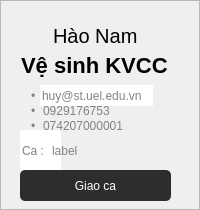
           <widget class="QFrame" name="frmEmployeeRow4">
            <property name="sizePolicy">
             <sizepolicy hsizetype="Preferred" vsizetype="Preferred">
              <horstretch>0</horstretch>
              <verstretch>0</verstretch>
             </sizepolicy>
            </property>
            <property name="minimumSize">
             <size>
              <width>0</width>
              <height>50</height>
             </size>
            </property>
            <property name="styleSheet">
             <string notr="true">#frmEmployeeRow4 {
	background-color: white;
	border-radius:4px;
	border:1px solid #E0E0E0;
}</string>
            </property>
            <property name="frameShape">
             <enum>QFrame::StyledPanel</enum>
            </property>
            <property name="frameShadow">
             <enum>QFrame::Raised</enum>
            </property>
            <widget class="QLineEdit" name="leEmployeeRow4Name">
             <property name="geometry">
              <rect>
               <x>0</x>
               <y>20</y>
               <width>191</width>
               <height>31</height>
              </rect>
             </property>
             <property name="styleSheet">
              <string notr="true">QLineEdit {
	font-family: &quot;Montserrat&quot;;
	font-size:20px;
	font-weight:none;
	background-color:transparent;
	border:1px;
}</string>
             </property>
             <property name="text">
              <string>Hào Nam</string>
             </property>
             <property name="alignment">
              <set>Qt::AlignCenter</set>
             </property>
            </widget>
            <widget class="QLineEdit" name="leEmployeeRow4Position">
             <property name="geometry">
              <rect>
               <x>20</x>
               <y>50</y>
               <width>151</width>
               <height>31</height>
              </rect>
             </property>
             <property name="styleSheet">
              <string notr="true">QLineEdit {
	font-family: &quot;Montserrat&quot;;
	font-size:22px;
	font-weight:530;
	background-color:transparent;
	border:1px;
}</string>
             </property>
             <property name="text">
              <string>Vệ sinh KVCC</string>
             </property>
            </widget>
            <widget class="QLabel" name="lblEmployeeRow4Dot">
             <property name="geometry">
              <rect>
               <x>31</x>
               <y>85</y>
               <width>21</width>
               <height>21</height>
              </rect>
             </property>
             <property name="styleSheet">
              <string notr="true">QLabel {
	color: #828282;
}</string>
             </property>
             <property name="text">
              <string>•</string>
             </property>
            </widget>
            <widget class="QLineEdit" name="leEmployeeRow4Email">
             <property name="geometry">
              <rect>
               <x>40</x>
               <y>85</y>
               <width>113</width>
               <height>21</height>
              </rect>
             </property>
             <property name="styleSheet">
              <string notr="true">QLineEdit {
	border:none;
	color: #828282;
}</string>
             </property>
             <property name="text">
              <string>huy@st.uel.edu.vn</string>
             </property>
            </widget>
            <widget class="QLabel" name="lblEmployeeRow4Dot2">
             <property name="geometry">
              <rect>
               <x>31</x>
               <y>100</y>
               <width>20</width>
               <height>21</height>
              </rect>
             </property>
             <property name="styleSheet">
              <string notr="true">QLabel {
	color: #828282;
}</string>
             </property>
             <property name="text">
              <string>•</string>
             </property>
            </widget>
            <widget class="QLineEdit" name="leEmployeeRow4Phone">
             <property name="geometry">
              <rect>
               <x>41</x>
               <y>100</y>
               <width>111</width>
               <height>21</height>
              </rect>
             </property>
             <property name="styleSheet">
              <string notr="true">QLineEdit {
	border:none;
	color: #828282;
	background-color:transparent;
}</string>
             </property>
             <property name="text">
              <string>0929176753</string>
             </property>
            </widget>
            <widget class="QLineEdit" name="leEmployeeRow4Ca">
             <property name="geometry">
              <rect>
               <x>20</x>
               <y>130</y>
               <width>41</width>
               <height>41</height>
              </rect>
             </property>
             <property name="font">
              <font>
               <pointsize>9</pointsize>
              </font>
             </property>
             <property name="styleSheet">
              <string notr="true">QLineEdit {
	border:none;
	color: #828282;
}</string>
             </property>
             <property name="text">
              <string>Ca :</string>
             </property>
            </widget>
            <widget class="QPushButton" name="btnEmployeeRow4Assign">
             <property name="geometry">
              <rect>
               <x>20</x>
               <y>170</y>
               <width>151</width>
               <height>31</height>
              </rect>
             </property>
             <property name="cursor">
              <cursorShape>PointingHandCursor</cursorShape>
             </property>
             <property name="styleSheet">
              <string notr="true">QPushButton {
	font: 11pt &quot;Monteserrat&quot;;
	color: white				;
	border-radius: 5px;
	background-color: #2D2D2D; 
}</string>
             </property>
             <property name="text">
              <string>Giao ca</string>
             </property>
            </widget>
            <widget class="QPushButton" name="btnEmployeeRow4Delete">
             <property name="geometry">
              <rect>
               <x>150</x>
               <y>10</y>
               <width>41</width>
               <height>31</height>
              </rect>
             </property>
             <property name="cursor">
              <cursorShape>PointingHandCursor</cursorShape>
             </property>
             <property name="styleSheet">
              <string notr="true">QPushButton {
	background-color: transparent;
	border: none;
}
</string>
             </property>
             <property name="text">
              <string/>
             </property>
             <property name="icon">
              <iconset>
               <normaloff>C:/Administrator/Downloads/project/images/xoa.jpg</normaloff>C:/Administrator/Downloads/project/images/xoa.jpg</iconset>
             </property>
             <property name="iconSize">
              <size>
               <width>30</width>
               <height>30</height>
              </size>
             </property>
            </widget>
            <widget class="QLineEdit" name="leEmployeeRow4Shift">
             <property name="geometry">
              <rect>
               <x>50</x>
               <y>130</y>
               <width>51</width>
               <height>41</height>
              </rect>
             </property>
             <property name="font">
              <font>
               <pointsize>9</pointsize>
              </font>
             </property>
             <property name="styleSheet">
              <string notr="true">QLineEdit {
	border:none;
	color: #828282;
	background-color: transparent;
}</string>
             </property>
             <property name="text">
              <string>label</string>
             </property>
            </widget>
            <widget class="QLabel" name="lblEmployeeRow4Dot3">
             <property name="geometry">
              <rect>
               <x>31</x>
               <y>110</y>
               <width>20</width>
               <height>31</height>
              </rect>
             </property>
             <property name="styleSheet">
              <string notr="true">QLabel {
	color: #828282;
}</string>
             </property>
             <property name="text">
              <string>•</string>
             </property>
            </widget>
            <widget class="QLineEdit" name="leEmployeeRow4CCCD">
             <property name="geometry">
              <rect>
               <x>41</x>
               <y>110</y>
               <width>111</width>
               <height>31</height>
              </rect>
             </property>
             <property name="styleSheet">
              <string notr="true">QLineEdit {
	border:none;
	color: #828282;
	background-color: transparent;
}</string>
             </property>
             <property name="text">
              <string>074207000001</string>
             </property>
            </widget>
           </widget>
